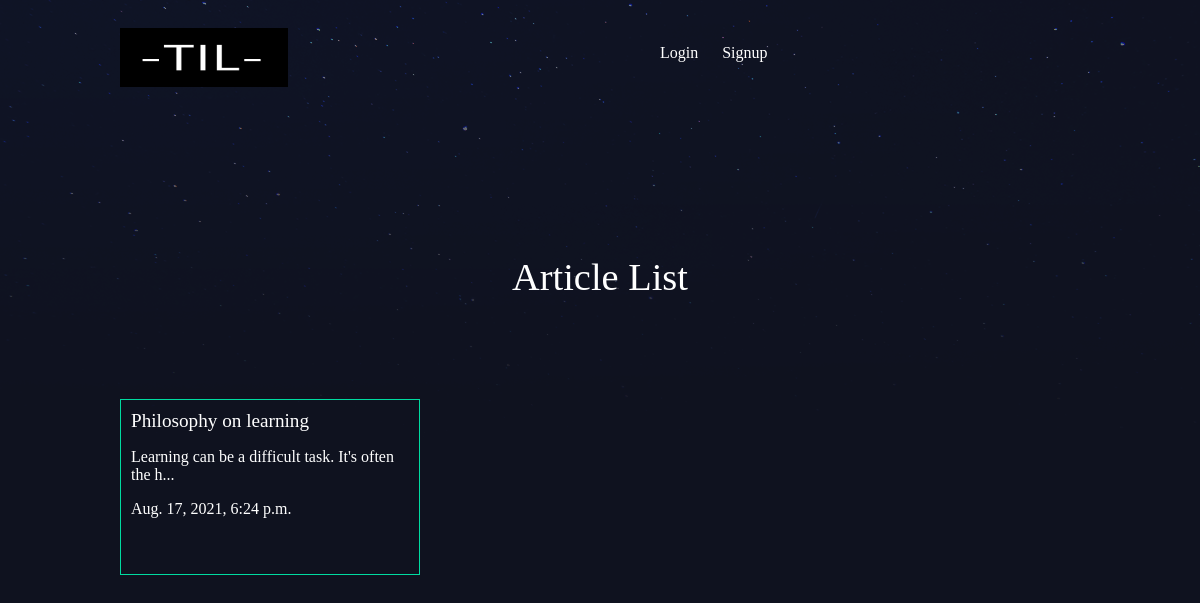
The app's page /articles/ with its own data.
### articles/models.py (models this page shows, shortened)
class Article(models.Model):
    title = CharField(max_length=100)
    body = TextField()
    slug = SlugField()
    date = DateTimeField(auto_now_add=True)
    thumbnail = models.ImageField(default='default.png', blank=True)
    author = models.ForeignKey(User, on_delete=models.CASCADE, default=None)
    def snippet(self):
        return self.body[:50] + '...'

### articles/views.py (the view)
# urls.py: path('', article_views.article_list, name='home'),
def article_list(request):
    articles = Article.objects.all().order_by('date')
    return render(request, 'articles/article_list.html', {'articles': articles})

### articles/templates/articles/article_list.html
{% extends 'base_layout.html' %}
{% block content %}
<h1>Article List</h1>
<div class='articles'>
    {% for article in articles %}
    <div class='article'>
        <h2><a href="{% url 'articles:detailView' slug=article.slug %}"">{{article.title}}</a></h2>
        <p>{{article.snippet}}</p>
        <p>{{article.date}}</p>
    </div>
    {% endfor %}
</div>
{% endblock %}

### assets/styles.css (style rules this page uses)
body { background-color: #0f121f; background-image: url(/static/stars.png); background-repeat: no-repeat; color: #fff; }
body * { font-family: Ubuntu; }
h1, h2, h3, h4, h5 { font-weight: normal; margin: 0; }
a, a:hover, a:visited { color: #fff; text-decoration: none; }
div.wrapper > h1 { text-align: center; margin: 100px auto; font-size: 2.4em }
.articles { display: grid; grid-template-columns: 1fr 1fr 1fr; grid-gap: 30px; }
.article { padding: 10px; border: 1px solid #00dba0; position: relative; padding-bottom: 40px; }
.article h2 { font-size: 1.2em; }

### records on screen
Article: title "Philosophy on learning", snippet "Learning can be a difficult task. It's often the h...", date "Aug. 17, 2021, 6:24 p.m."
